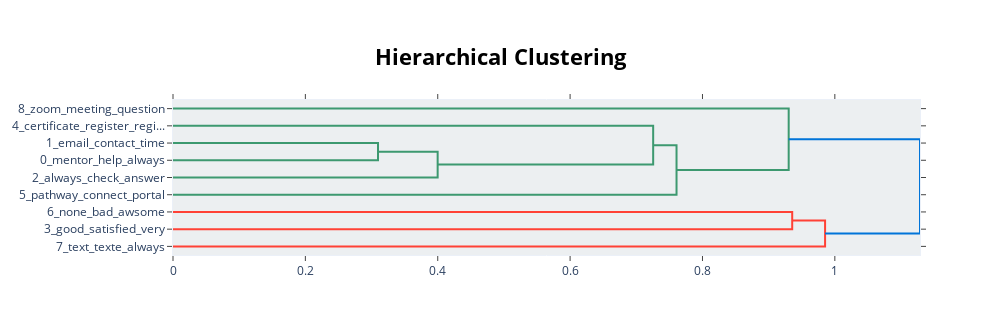

The cell this chart's notebook holds for it:
### Code cell
topic_model.visualize_hierarchy(top_n_topics=10)

### Figure 1 — Plotly figure (JSON) as saved in the notebook; plotly's stock layout.template omitted (floating-point values rounded to 4 significant figures)
{"data": [{"hoverinfo": "text", "marker": {"color": "rgb(61,153,112)"}, "mode": "lines", "type": "scatter", "x": [0, 0.3098, 0.3098, 0], "xaxis": "x", "y": [-25, -25, -35, -35], "yaxis": "y"}, {"hoverinfo": "text", "marker": {"color": "rgb(61,153,112)"}, "mode": "lines", "type": "scatter", "x": [0.3098, 0.3999, 0.3999, 0], "xaxis": "x", "y": [-30, -30, -45, -45], "yaxis": "y"}, {"hoverinfo": "text", "marker": {"color": "rgb(61,153,112)"}, "mode": "lines", "type": "scatter", "x": [0, 0.7255, 0.7255, 0.3999], "xaxis": "x", "y": [-15, -15, -37.5, -37.5], "yaxis": "y"}, {"hoverinfo": "text", "marker": {"color": "rgb(61,153,112)"}, "mode": "lines", "type": "scatter", "x": [0.7255, 0.7608, 0.7608, 0], "xaxis": "x", "y": [-26.25, -26.25, -55, -55], "yaxis": "y"}, {"hoverinfo": "text", "marker": {"color": "rgb(61,153,112)"}, "mode": "lines", "type": "scatter", "x": [0, 0.9303, 0.9303, 0.7608], "xaxis": "x", "y": [-5, -5, -40.62, -40.62], "yaxis": "y"}, {"hoverinfo": "text", "marker": {"color": "rgb(255,65,54)"}, "mode": "lines", "type": "scatter", "x": [0, 0.9356, 0.9356, 0], "xaxis": "x", "y": [-65, -65, -75, -75], "yaxis": "y"}, {"hoverinfo": "text", "marker": {"color": "rgb(255,65,54)"}, "mode": "lines", "type": "scatter", "x": [0.9356, 0.9853, 0.9853, 0], "xaxis": "x", "y": [-70, -70, -85, -85], "yaxis": "y"}, {"hoverinfo": "text", "marker": {"color": "rgb(0,116,217)"}, "mode": "lines", "type": "scatter", "x": [0.9303, 1.129, 1.129, 0.9853], "xaxis": "x", "y": [-22.81, -22.81, -77.5, -77.5], "yaxis": "y"}], "layout": {"autosize": false, "height": 335, "hoverlabel": {"bgcolor": "white", "font": {"family": "Rockwell", "size": 16}}, "hovermode": "closest", "plot_bgcolor": "#ECEFF1", "showlegend": false, "title": {"font": {"color": "Black", "size": 22}, "text": "<b>Hierarchical Clustering</b>", "x": 0.5, "xanchor": "center", "yanchor": "top"}, "width": 1000, "xaxis": {"mirror": "allticks", "rangemode": "tozero", "showgrid": false, "showline": true, "showticklabels": true, "ticks": "outside", "type": "linear", "zeroline": false}, "yaxis": {"mirror": "allticks", "range": [-90, 0], "rangemode": "tozero", "showgrid": false, "showline": true, "showticklabels": true, "tickmode": "array", "ticks": "outside", "ticktext": ["8_zoom_meeting_question", "4_certificate_register_regi...", "1_email_contact_time", "0_mentor_help_always", "2_always_check_answer", "5_pathway_connect_portal", "6_none_bad_awsome", "3_good_satisfied_very", "7_text_texte_always"], "tickvals": [-5, -15, -25, -35, -45, -55, -65, -75, -85], "type": "linear", "zeroline": false}}}
